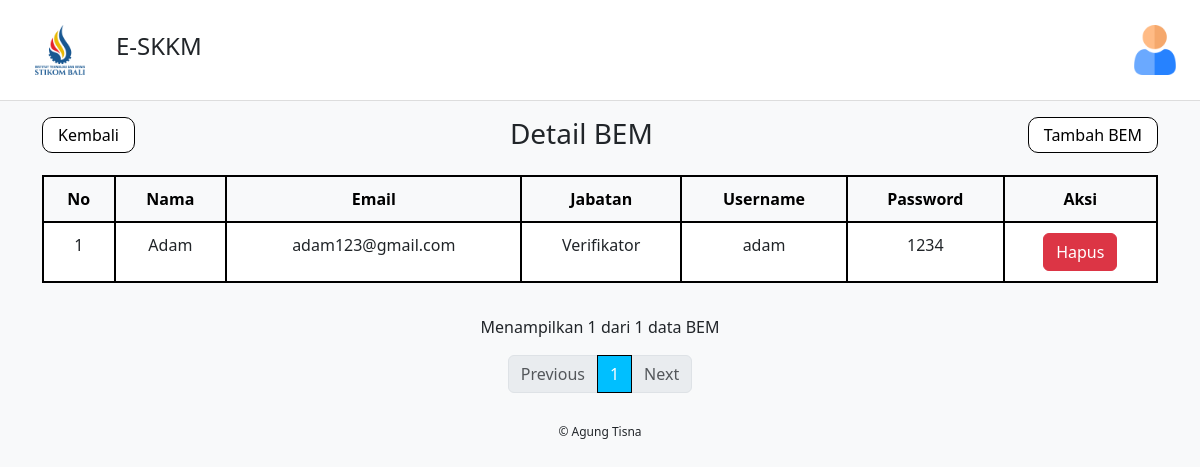
/admin/detail_bem.php, run on the app's committed database.
### tables this page shows
CREATE TABLE `user_detail_bem` (
  `id_bem` int(10) NOT NULL,
  `id_user` int(10) NOT NULL,
  `jabatan` varchar(15) NOT NULL
);

CREATE TABLE `user` (
  `id_user` int(10) NOT NULL,
  `nama` varchar(50) NOT NULL,
  `email` varchar(50) NOT NULL,
  `username` varchar(15) NOT NULL,
  `password` varchar(50) NOT NULL,
  `role` enum('Mahasiswa','BEM','Kemahasiswaan','Administrator','Ormawa') NOT NULL
);

### admin/detail_bem.php (the view, shortened to what this page needs)
<?php
include '../koneksi.php';
$limit = 5;
$page = isset($_GET['page']) ? (int)$_GET['page'] : 1;
$start = ($page - 1) * $limit;
$totalQuery = "SELECT COUNT(*) AS total FROM user WHERE role = 'BEM'";
$totalResult = $conn->query($totalQuery);
$totalRow = $totalResult->fetch_assoc();
$totalBEM = $totalRow['total'];
$totalPages = ceil($totalBEM / $limit);
$query = "SELECT u.id_user, u.nama, u.email, u.username, u.password, d.jabatan
          FROM user u
          INNER JOIN user_detail_bem d ON u.id_user = d.id_user
          WHERE u.role = 'BEM'
          LIMIT $start, $limit";
$result = $conn->query($query);
?>
<!DOCTYPE html>
<html lang="id">
<head>
    <link href="https://cdn.jsdelivr.net/npm/bootstrap@5.3.0/dist/css/bootstrap.min.css" rel="stylesheet">
</head>
<body>
<nav class="navbar d-flex justify-content-between">
    <div class="d-flex align-items-center">
        <div class="logo-box"><img height="50" src="../asset/img/itb.png" width="50"/></div>
        <h4 class="ms-3">E-SKKM</h4>
    </div>
    <div class="position-relative">
        <div class="profile-icon" id="profileIcon"><img src="../asset/img/profile.png" height="50"/></div>
    </div>
</nav>
<div class="container mt-3 d-flex justify-content-between">
    <a href="index.php"><button class="btn-custom">Kembali</button></a>
    <h3 class="text-center flex-grow-1">Detail BEM</h3>
    <a href="tambah_bem.php"><button class="btn-custom">Tambah BEM</button></a>
</div>
<div class="container mt-3">
    <div class="table-responsive">
        <table class="table table-bordered table-custom">
            <thead class="table-light">
                <tr>
                    <th>No</th>
                    <th>Nama</th>
                    <th>Email</th>
                    <th>Jabatan</th>
                    <th>Username</th>
                    <th>Password</th>
                    <th>Aksi</th>
                </tr>
            </thead>
            <tbody>
    <?php
    if ($result->num_rows > 0) {
        $no = $start + 1;
        while ($row = $result->fetch_assoc()) {
            echo "<tr>
                    <td>{$no}</td>
                    <td>{$row['nama']}</td>
                    <td>{$row['email']}</td>
                    <td>{$row['jabatan']}</td>
                    <td>{$row['username']}</td>
                    <td>{$row['password']}</td>
                    <td>
                        <a href='hapus_bem.php?id={$row['id_user']}' class='btn btn-danger' onclick='return confirm(\"Apakah Anda yakin ingin menghapus?\")'>Hapus</a>
                    </td>
                  </tr>";
            $no++;
        }
    } else {
        echo "<tr><td colspan='7' class='text-center'>Tidak ada data</td></tr>";
    }
    ?>
</tbody>
        </table>
    </div>
</div>
<div class="container text-center mt-3">
    <p>Menampilkan <?php echo min($limit, $totalBEM - $start); ?> dari <?php echo $totalBEM; ?> data BEM</p>
    <nav>
        <ul class="pagination justify-content-center">
            <li class="page-item <?php echo ($page <= 1) ? 'disabled' : ''; ?>">
                <a class="page-link" href="?page=<?php echo ($page > 1) ? ($page - 1) : 1; ?>">Previous</a>
            </li>
            <?php for ($i = 1; $i <= $totalPages; $i++): ?>
                <li class="page-item <?php echo ($i == $page) ? 'active' : ''; ?>">
                    <a class="page-link" href="?page=<?php echo $i; ?>"><?php echo $i; ?></a>
                </li>
            <?php endfor; ?>
            <li class="page-item <?php echo ($page >= $totalPages) ? 'disabled' : ''; ?>">
                <a class="page-link" href="?page=<?php echo ($page < $totalPages) ? ($page + 1) : $totalPages; ?>">Next</a>
            </li>
        </ul>
    </nav>
</div>
<div class="footer">© Agung Tisna</div>
</body>
</html>

### admin/detail_bem.php (style rules this page uses)
body { background-color: #f8f9fa; }
.navbar { background-color: white; padding: 10px 20px; border-bottom: 1px solid #ddd; }
.logo-box { width: 80px; height: 80px; display: flex; align-items: center; justify-content: center; }
.table-custom th, .table-custom td { text-align: center; border: 2px solid #000; padding: 10px; }
.btn-custom { border: 1px solid #000; padding: 5px 15px; border-radius: 10px; background-color: white; }
.pagination .page-item.active .page-link { background-color: deepskyblue; color: white; border: 1px solid #000; }
.footer { text-align: center; font-size: 12px; padding: 10px; width: 100%; margin-top: 20px; }

### data on the page
user_detail_bem: id_user.nama "Adam", id_user.email "adam123@gmail.com", jabatan "Verifikator", id_user.username "adam", id_user.password "1234"

### other printed values
min($limit, $totalBEM - $start) "1"
$totalBEM "1"
